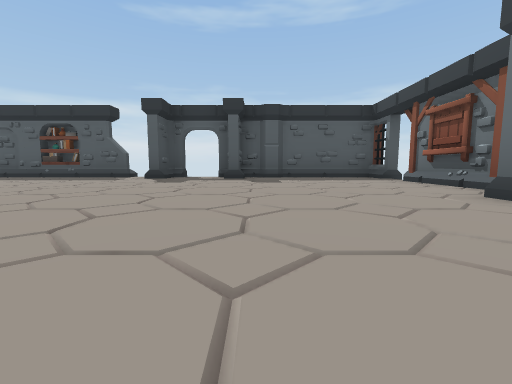
view 1 (above)

16 first-person views from a walk through a 3-D level made in the Unity game engine. The camera is 0.68 m above the floor, tilts 6° down and sees 90° across. The floor is counted in squares, 2 m on a side. Each view is taken from the middle of a square. On the plan, view 1 faces up. The plan holds only what a view shows up to about 9 squares ahead; the rest is blank.

view 2
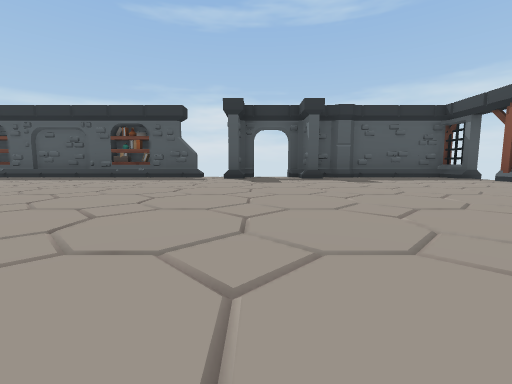

view 3
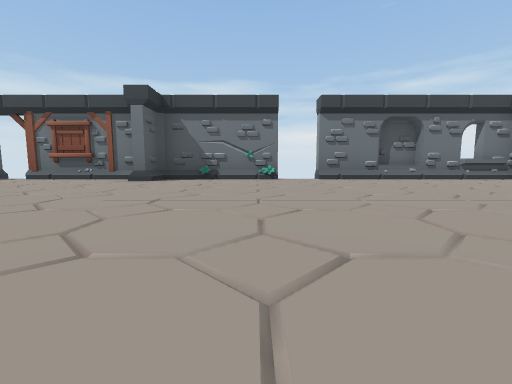

view 4
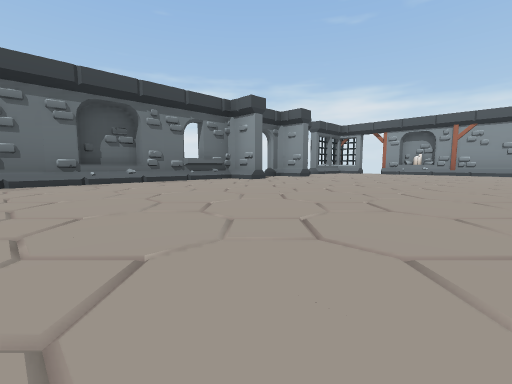

view 5
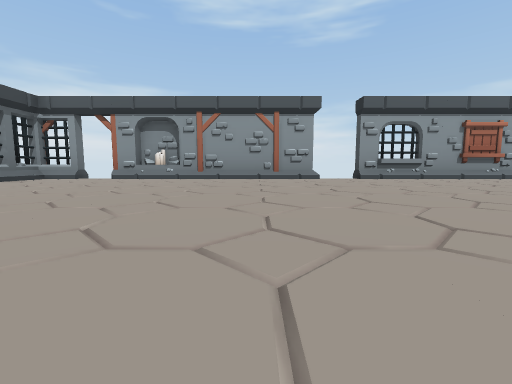

view 6
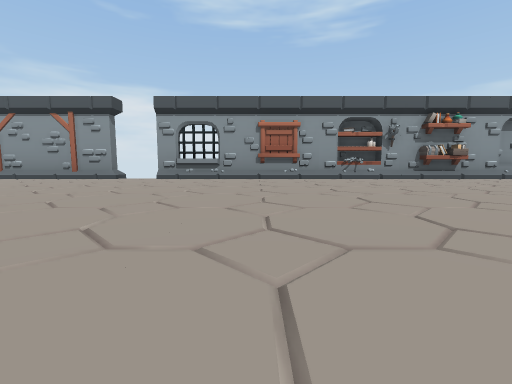

view 7
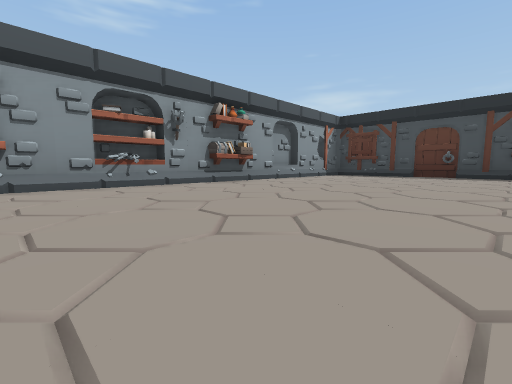

view 8
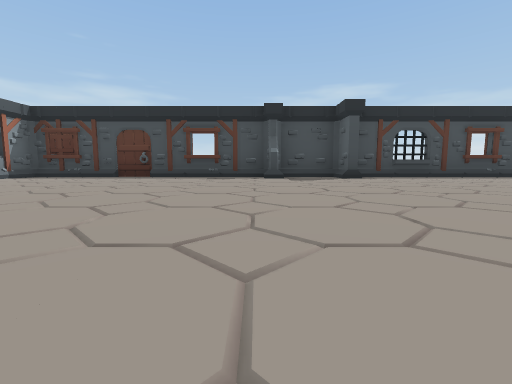

view 9
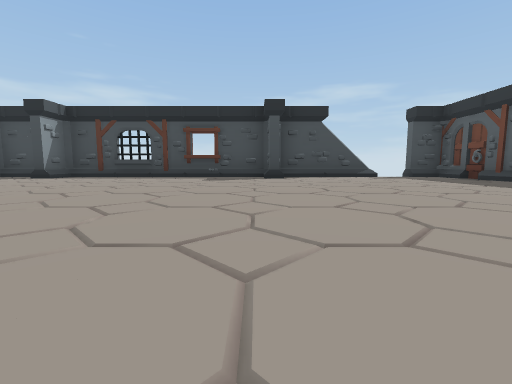

view 10
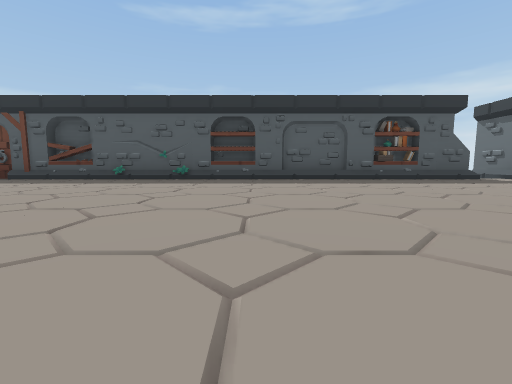

view 11
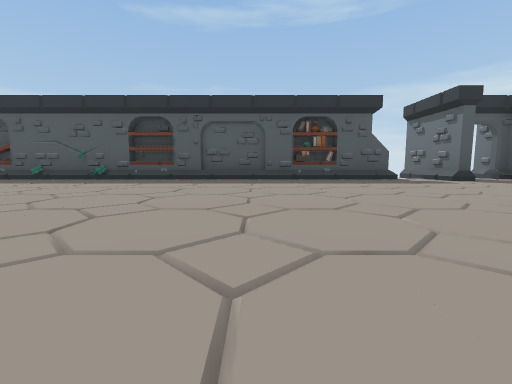

view 12
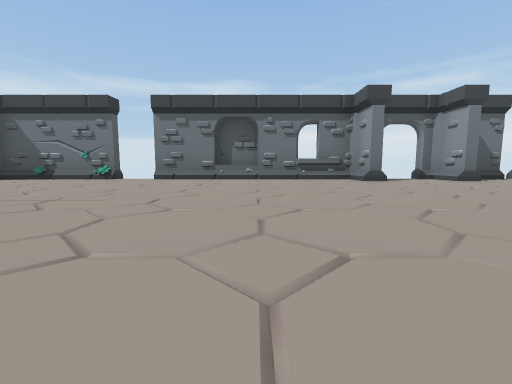

view 13
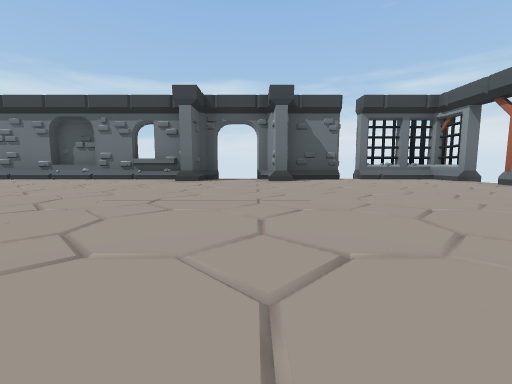

view 14
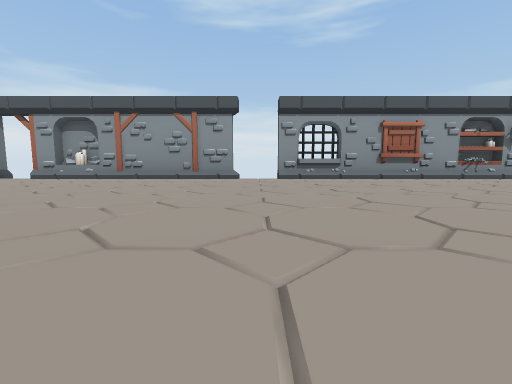

view 15
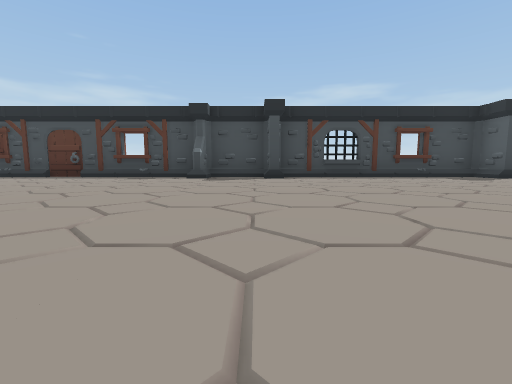

view 16
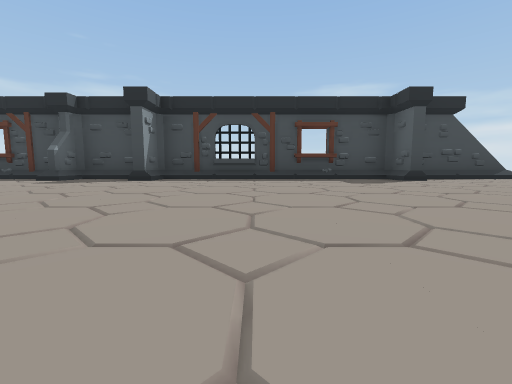

### Floor plan
Points are (right, up) in squares from view 1. A wall is a line through its corners. A room is listed if a view was taken in it or the views show most of it. See-through windows are left out.
Room 1 (views 1, 2, 3, 4, 5, 6, 7, 8, 9, 10, 11, 12, 13, 14, 15, 16)
walls: (-6.5, 7.3) (-8.5, 7.3); (-3.8, 7.3) (-4.6, 7.3); (-15.6, 2.8) (-15.6, 2.3) (-16.4, 2.3) (-16.4, -3.4) (-15.6, -3.4) (-15.6, -3.7) (-16.4, -3.7) (-16.4, -5.4) (-15.6, -5.4) (-15.6, -5.9); (-10.5, 7.3) (-12.5, 7.3); (-16.4, -5.7) (-16.4, -12.4) (-12.5, -12.4); (2.4, 2.3) (2.4, 2.7); (3.3, -0.6) (3.3, 2.3); (-8.5, -12.4) (-4.6, -12.4); (3.5, -4.1) (3.5, -3); (-2.1, 7.6) (-2.4, 7.2) (-2.4, 6.5) (-2.7, 6.5) (-2.7, 8.5); (-0.3, 6.5) (-0.7, 6.5) (-0.7, 7.2); (-1.1, 7.2) (-1.1, 7.8); (-3.5, -12.4) (-0.5, -12.4); (3.3, 3) (3.3, 5.6); (3.5, -6.9) (3.2, -6.7) (2.4, -6.7) (2.4, -6.4) (3.3, -6.4) (3.3, -1.5) (3.7, -1.5); (2.4, -8.9) (2.4, -8.4) (3.2, -8.4) (3.5, -8.1); (-16.4, 5.3) (-16.4, 2.6); (-14.5, 7.3) (-16.3, 7.3) (-16.4, 7.2) (-16.4, 6.4); (-14.1, -12.6) (-13.1, -12.6); (3.3, -10) (3.3, -8.8); (3.7, 6.5) (3.3, 6.5) (3.3, 7.2); (3.6, 7.3) (1.4, 7.3); (2.4, -12.8) (2.4, -12.4) (3.5, -12.4); (3.2, -12.2) (3.5, -11.8); (3.3, -12.8) (3.3, -10.5) (3.8, -10.5)
ways out: gap at (-3, 8); gap at (-1, 8); gap at (4, -10); gap at (4, -8)
objects: other object (-14, 8) to (-13, 8); other object (-12, -13) to (-11, -13); other object (-10, -13) to (-9, -13); other object (-10, 8) to (-9, 8); other object (-6, 8) to (-5, 8); other object (0, -13) to (1, -13); other object (0, 8) to (1, 8)

Where each view was taken, in squares from view 1:
view 1: 0 up, 0 right, facing up
view 2: 0 up, 2 left, facing up
view 3: 0 up, 3 left, facing right
view 4: 2 down, 2 left, facing down-right
view 5: 6 down, 2 left, facing down
view 6: 6 down, 7 left, facing down
view 7: 8 down, 8 left, facing down-left
view 8: 6 down, 9 left, facing left
view 9: 2 up, 9 left, facing left
view 10: 1 up, 9 left, facing up
view 11: 1 up, 7 left, facing up
view 12: 4 down, 3 left, facing right
view 13: 8 down, 3 left, facing right
view 14: 6 down, 4 left, facing down
view 15: 4 down, 9 left, facing left
view 16: 1 down, 10 left, facing left
